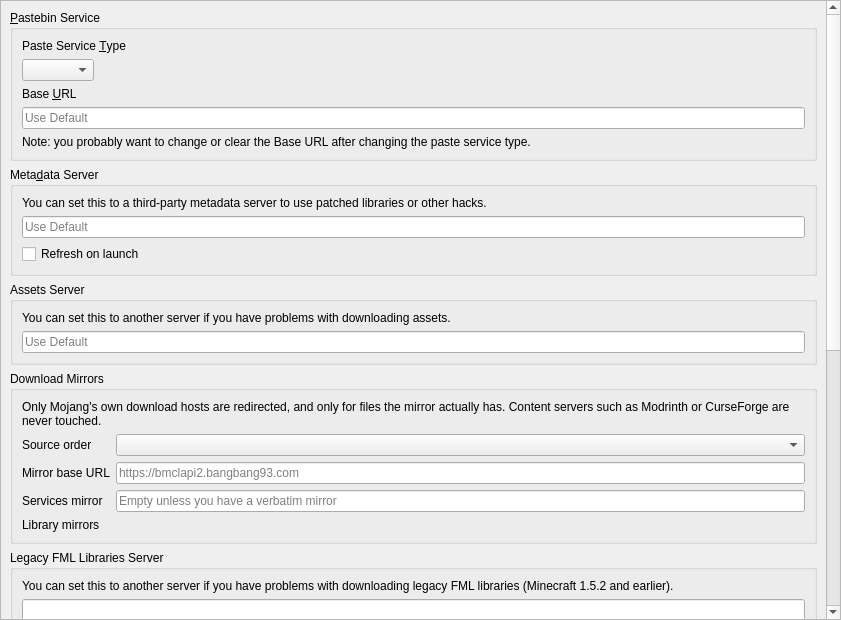
<?xml version="1.0" encoding="UTF-8"?>
<ui version="4.0">
 <class>APIPage</class>
 <widget class="QWidget" name="APIPage">
  <property name="geometry">
   <rect>
    <x>0</x>
    <y>0</y>
    <width>841</width>
    <height>620</height>
   </rect>
  </property>
  <layout class="QVBoxLayout" name="verticalLayout_2">
   <property name="leftMargin">
    <number>0</number>
   </property>
   <property name="topMargin">
    <number>0</number>
   </property>
   <property name="rightMargin">
    <number>0</number>
   </property>
   <property name="bottomMargin">
    <number>0</number>
   </property>
   <item>
    <widget class="QScrollArea" name="scrollArea">
     <property name="widgetResizable">
      <bool>true</bool>
     </property>
     <widget class="QWidget" name="scrollAreaWidgetContents">
      <property name="geometry">
       <rect>
        <x>0</x>
        <y>0</y>
        <width>825</width>
        <height>1236</height>
       </rect>
      </property>
      <layout class="QVBoxLayout" name="verticalLayout">
       <item>
        <widget class="QGroupBox" name="groupBox_paste">
         <property name="title">
          <string>&amp;Pastebin Service</string>
         </property>
         <layout class="QVBoxLayout" name="verticalLayout_3">
          <item>
           <widget class="QLabel" name="pasteServiceTypeLabel">
            <property name="text">
             <string>Paste Service &amp;Type</string>
            </property>
            <property name="buddy">
             <cstring>pasteTypeComboBox</cstring>
            </property>
           </widget>
          </item>
          <item>
           <widget class="QComboBox" name="pasteTypeComboBox">
            <property name="sizePolicy">
             <sizepolicy hsizetype="Maximum" vsizetype="Fixed">
              <horstretch>0</horstretch>
              <verstretch>0</verstretch>
             </sizepolicy>
            </property>
           </widget>
          </item>
          <item>
           <widget class="QLabel" name="baseURLLabel">
            <property name="text">
             <string>Base &amp;URL</string>
            </property>
            <property name="buddy">
             <cstring>baseURLEntry</cstring>
            </property>
           </widget>
          </item>
          <item>
           <widget class="QLineEdit" name="baseURLEntry">
            <property name="placeholderText">
             <string>Use Default</string>
            </property>
            <property name="clearButtonEnabled">
             <bool>true</bool>
            </property>
           </widget>
          </item>
          <item>
           <widget class="QLabel" name="baseURLNote">
            <property name="text">
             <string>Note: you probably want to change or clear the Base URL after changing the paste service type.</string>
            </property>
            <property name="wordWrap">
             <bool>true</bool>
            </property>
           </widget>
          </item>
         </layout>
        </widget>
       </item>
       <item>
        <widget class="QGroupBox" name="groupBox_meta">
         <property name="title">
          <string>Meta&amp;data Server</string>
         </property>
         <layout class="QVBoxLayout" name="verticalLayout_5">
          <item>
           <widget class="QLabel" name="label_6">
            <property name="text">
             <string>You can set this to a third-party metadata server to use patched libraries or other hacks.</string>
            </property>
            <property name="textFormat">
             <enum>Qt::RichText</enum>
            </property>
            <property name="wordWrap">
             <bool>true</bool>
            </property>
            <property name="openExternalLinks">
             <bool>true</bool>
            </property>
           </widget>
          </item>
          <item>
           <widget class="QLineEdit" name="metaURL">
            <property name="placeholderText">
             <string>Use Default</string>
            </property>
           </widget>
          </item>
          <item>
           <widget class="QCheckBox" name="metaRefreshOnLaunchCB">
            <property name="text">
             <string>Refresh on launch</string>
            </property>
           </widget>
          </item>
         </layout>
        </widget>
       </item>
       <item>
        <widget class="QGroupBox" name="groupBox_assets">
         <property name="title">
          <string>Assets Server</string>
         </property>
         <layout class="QVBoxLayout" name="verticalLayout_6">
          <item>
           <widget class="QLabel" name="label_7">
            <property name="text">
             <string>You can set this to another server if you have problems with downloading assets.</string>
            </property>
            <property name="textFormat">
             <enum>Qt::RichText</enum>
            </property>
            <property name="wordWrap">
             <bool>true</bool>
            </property>
            <property name="openExternalLinks">
             <bool>true</bool>
            </property>
           </widget>
          </item>
          <item>
           <widget class="QLineEdit" name="resourceURL">
            <property name="placeholderText">
             <string>Use Default</string>
            </property>
           </widget>
          </item>
         </layout>
        </widget>
       </item>
       <item>
        <widget class="QGroupBox" name="groupBox_mirrors">
         <property name="title">
          <string>Download Mirrors</string>
         </property>
         <layout class="QVBoxLayout" name="verticalLayout_mirrors">
          <item>
           <widget class="QLabel" name="mirrorNoteLabel">
            <property name="text">
             <string>Only Mojang's own download hosts are redirected, and only for files the mirror actually has. Content servers such as Modrinth or CurseForge are never touched.</string>
            </property>
            <property name="textFormat">
             <enum>Qt::RichText</enum>
            </property>
            <property name="wordWrap">
             <bool>true</bool>
            </property>
            <property name="openExternalLinks">
             <bool>true</bool>
            </property>
           </widget>
          </item>
          <item>
           <layout class="QFormLayout" name="formLayout_mirrors">
            <item row="0" column="0">
             <widget class="QLabel" name="mirrorPolicyLabel">
              <property name="text">
               <string>Source order</string>
              </property>
             </widget>
            </item>
            <item row="0" column="1">
             <widget class="QComboBox" name="mirrorPolicyComboBox"/>
            </item>
            <item row="1" column="0">
             <widget class="QLabel" name="mirrorBaseUrlLabel">
              <property name="text">
               <string>Mirror base URL</string>
              </property>
             </widget>
            </item>
            <item row="1" column="1">
             <widget class="QLineEdit" name="mirrorBaseUrl">
              <property name="placeholderText">
               <string>https://bmclapi2.bangbang93.com</string>
              </property>
             </widget>
            </item>
            <item row="2" column="0">
             <widget class="QLabel" name="servicesMirrorBaseUrlLabel">
              <property name="text">
               <string>Services mirror</string>
              </property>
             </widget>
            </item>
            <item row="2" column="1">
             <widget class="QLineEdit" name="servicesMirrorBaseUrl">
              <property name="toolTip">
               <string>Optional verbatim mirror of the metadata server and the translation site. Content mirrors such as BMCLAPI do not carry them, so leave this empty unless the mirror really is a copy of those two.</string>
              </property>
              <property name="placeholderText">
               <string>Empty unless you have a verbatim mirror</string>
              </property>
             </widget>
            </item>
            <item row="3" column="0">
             <widget class="QLabel" name="mavenMirrorsLabel">
              <property name="text">
               <string>Library mirrors</string>
              </property>
             </widget>
            </item>
            <item row="3" column="1">
             <widget class="MirrorListEditor" name="mavenMirrors">
              <property name="toolTip">
               <string>Tried in order for Mojang libraries, loader libraries and Maven Central, before the mirror base URL above. These mirrors carry that one tree, not the game itself.</string>
              </property>
             </widget>
            </item>
           </layout>
          </item>
         </layout>
        </widget>
       </item>
       <item>
        <widget class="QGroupBox" name="groupBox_fmllibs">
         <property name="title">
          <string>Legacy FML Libraries Server</string>
         </property>
         <layout class="QVBoxLayout" name="verticalLayout_8">
          <item>
           <widget class="QLabel" name="label">
            <property name="text">
             <string>You can set this to another server if you have problems with downloading legacy FML libraries (Minecraft 1.5.2 and earlier).</string>
            </property>
            <property name="textFormat">
             <enum>Qt::RichText</enum>
            </property>
            <property name="wordWrap">
             <bool>true</bool>
            </property>
            <property name="openExternalLinks">
             <bool>true</bool>
            </property>
           </widget>
          </item>
          <item>
           <widget class="QLineEdit" name="legacyFMLLibsURL"/>
          </item>
         </layout>
        </widget>
       </item>
       <item>
        <widget class="QGroupBox" name="groupBox_ua">
         <property name="minimumSize">
          <size>
           <width>0</width>
           <height>0</height>
          </size>
         </property>
         <property name="title">
          <string>User Agent</string>
         </property>
         <layout class="QVBoxLayout" name="verticalLayout_7">
          <item>
           <widget class="QLineEdit" name="userAgentLineEdit">
            <property name="placeholderText">
             <string>Use Default</string>
            </property>
           </widget>
          </item>
          <item>
           <widget class="QLabel" name="userAgentLabel">
            <property name="text">
             <string>Enter a custom User Agent here. The special string $LAUNCHER_VER will be replaced with the version of the launcher.</string>
            </property>
            <property name="wordWrap">
             <bool>true</bool>
            </property>
           </widget>
          </item>
         </layout>
        </widget>
       </item>
       <item>
        <widget class="QGroupBox" name="groupBox_msa">
         <property name="title">
          <string>&amp;API Keys</string>
         </property>
         <layout class="QVBoxLayout" name="verticalLayout_4">
          <item>
           <widget class="QLabel" name="msaClientIDLabel">
            <property name="text">
             <string>&amp;Microsoft Authentication</string>
            </property>
            <property name="textFormat">
             <enum>Qt::RichText</enum>
            </property>
            <property name="wordWrap">
             <bool>true</bool>
            </property>
            <property name="openExternalLinks">
             <bool>true</bool>
            </property>
            <property name="buddy">
             <cstring>msaClientID</cstring>
            </property>
           </widget>
          </item>
          <item>
           <widget class="QLineEdit" name="msaClientID">
            <property name="placeholderText">
             <string>Use Default</string>
            </property>
           </widget>
          </item>
          <item>
           <widget class="QLabel" name="label_3">
            <property name="text">
             <string>Note: you probably don't need to set this if logging in via Microsoft Authentication already works.</string>
            </property>
            <property name="textFormat">
             <enum>Qt::RichText</enum>
            </property>
            <property name="wordWrap">
             <bool>true</bool>
            </property>
           </widget>
          </item>
          <item>
           <spacer name="verticalSpacer">
            <property name="orientation">
             <enum>Qt::Vertical</enum>
            </property>
            <property name="sizeType">
             <enum>QSizePolicy::Fixed</enum>
            </property>
            <property name="sizeHint" stdset="0">
             <size>
              <width>0</width>
              <height>6</height>
             </size>
            </property>
           </spacer>
          </item>
          <item>
           <widget class="QLabel" name="modrinthTokenLabel">
            <property name="text">
             <string>Mod&amp;rinth</string>
            </property>
            <property name="textFormat">
             <enum>Qt::RichText</enum>
            </property>
            <property name="wordWrap">
             <bool>true</bool>
            </property>
            <property name="openExternalLinks">
             <bool>true</bool>
            </property>
            <property name="buddy">
             <cstring>modrinthToken</cstring>
            </property>
           </widget>
          </item>
          <item>
           <widget class="QLineEdit" name="modrinthToken">
            <property name="enabled">
             <bool>true</bool>
            </property>
            <property name="placeholderText">
             <string>Use None</string>
            </property>
           </widget>
          </item>
          <item>
           <widget class="QLabel" name="label_8">
            <property name="text">
             <string>&lt;html&gt;&lt;head/&gt;&lt;body&gt;&lt;p&gt;Note: you only need to set this to access private data. Read the &lt;a href=&quot;https://docs.modrinth.com/api/#authentication&quot;&gt;documentation&lt;/a&gt; for more information.&lt;/p&gt;&lt;/body&gt;&lt;/html&gt;</string>
            </property>
            <property name="wordWrap">
             <bool>true</bool>
            </property>
            <property name="openExternalLinks">
             <bool>true</bool>
            </property>
           </widget>
          </item>
          <item>
           <spacer name="verticalSpacer_4">
            <property name="orientation">
             <enum>Qt::Vertical</enum>
            </property>
            <property name="sizeType">
             <enum>QSizePolicy::Fixed</enum>
            </property>
            <property name="sizeHint" stdset="0">
             <size>
              <width>0</width>
              <height>6</height>
             </size>
            </property>
           </spacer>
          </item>
          <item>
           <widget class="QLabel" name="flameKeyLabel">
            <property name="text">
             <string>&amp;CurseForge</string>
            </property>
            <property name="textFormat">
             <enum>Qt::RichText</enum>
            </property>
            <property name="wordWrap">
             <bool>true</bool>
            </property>
            <property name="openExternalLinks">
             <bool>true</bool>
            </property>
            <property name="buddy">
             <cstring>flameKey</cstring>
            </property>
           </widget>
          </item>
          <item>
           <widget class="QLineEdit" name="flameKey">
            <property name="enabled">
             <bool>true</bool>
            </property>
            <property name="placeholderText">
             <string>Use Default</string>
            </property>
           </widget>
          </item>
          <item>
           <widget class="QLabel" name="label_10">
            <property name="text">
             <string>Note: you probably don't need to set this if CurseForge already works.</string>
            </property>
            <property name="wordWrap">
             <bool>true</bool>
            </property>
           </widget>
          </item>
          <item>
           <widget class="QCheckBox" name="FallbackMRBlockedMods">
            <property name="text">
             <string>Enable fallback to Modrinth for blocked mods</string>
            </property>
           </widget>
          </item>
          <item>
           <spacer name="verticalSpacer_3">
            <property name="orientation">
             <enum>Qt::Vertical</enum>
            </property>
            <property name="sizeType">
             <enum>QSizePolicy::Fixed</enum>
            </property>
            <property name="sizeHint" stdset="0">
             <size>
              <width>0</width>
              <height>6</height>
             </size>
            </property>
           </spacer>
          </item>
          <item>
           <widget class="QLabel" name="label_12">
            <property name="text">
             <string>&amp;Technic</string>
            </property>
            <property name="buddy">
             <cstring>technicClientID</cstring>
            </property>
           </widget>
          </item>
          <item>
           <widget class="QLineEdit" name="technicClientID">
            <property name="placeholderText">
             <string>Use Default</string>
            </property>
           </widget>
          </item>
          <item>
           <widget class="QLabel" name="label_11">
            <property name="text">
             <string>&lt;html&gt;&lt;head/&gt;&lt;body&gt;&lt;p&gt;Note: you only need to set this to access private data.&lt;/p&gt;&lt;/body&gt;&lt;/html&gt;</string>
            </property>
            <property name="wordWrap">
             <bool>true</bool>
            </property>
           </widget>
          </item>
         </layout>
        </widget>
       </item>
       <item>
        <spacer name="verticalSpacer_2">
         <property name="orientation">
          <enum>Qt::Vertical</enum>
         </property>
         <property name="sizeHint" stdset="0">
          <size>
           <width>0</width>
           <height>0</height>
          </size>
         </property>
        </spacer>
       </item>
      </layout>
     </widget>
    </widget>
   </item>
  </layout>
 </widget>
 <resources/>
 <connections/>
 <customwidgets>
  <customwidget>
   <class>MirrorListEditor</class>
   <extends>QWidget</extends>
   <header>ui/widgets/MirrorListEditor.h</header>
   <container>1</container>
  </customwidget>
 </customwidgets>
</ui>
